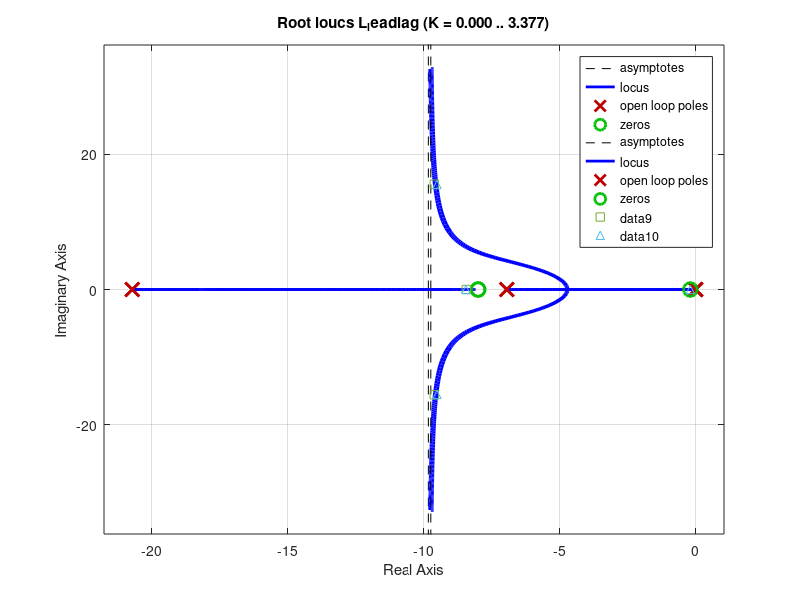
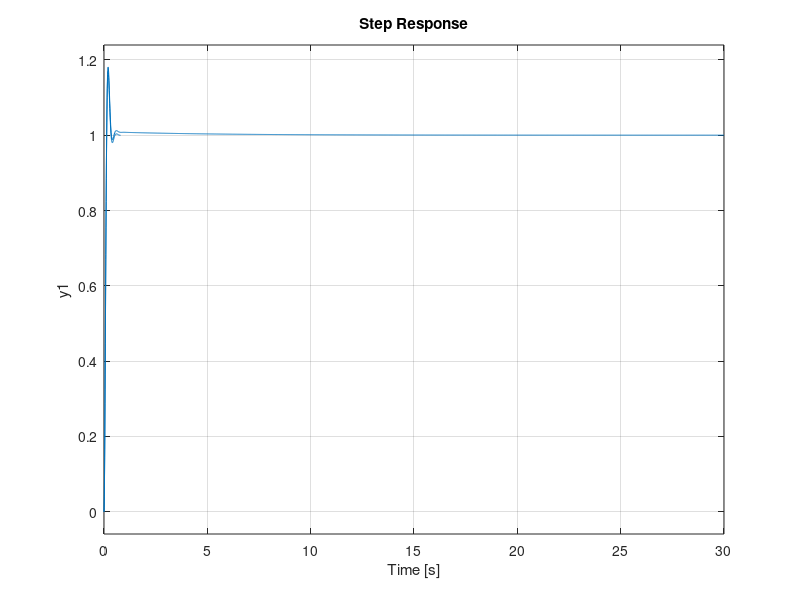
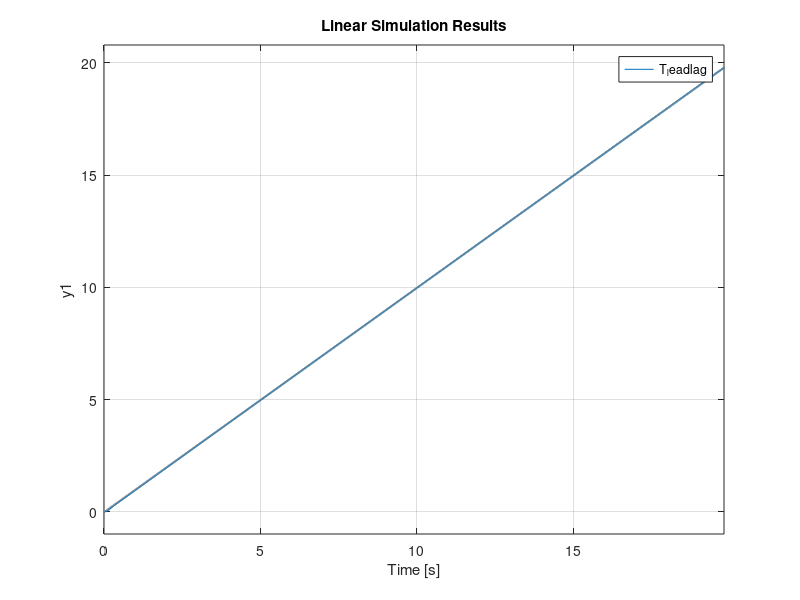
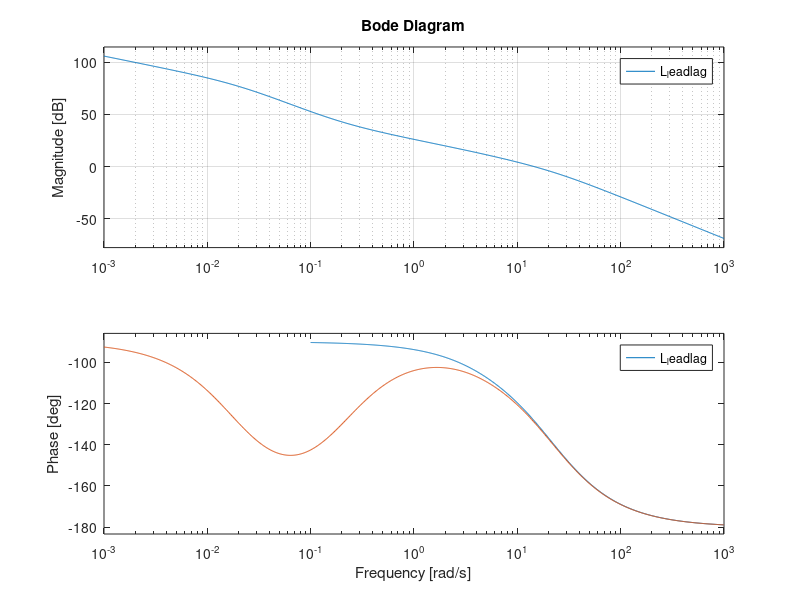

Recreate these plots in MATLAB, in order.
clear variables; clear global; close all;
%% EXP1.1; DESIGN PHASE LEAD COMPENSATOR
% AVERAGE TAU_M AND ALPHA VALUES FROM LAB 2
tau_m = (0.133 + 0.155)/2;
A = (25.877 + 30.303)/2;
% CREATE SYSTEM FROM VALUES
sysG = tf(1, [1,1/tau_m,0]);
polesG = pole(sysG); % DETERMINE POLES OF THE SYSTEM

% DESIGN REQUIREMENTS
po = 20;
settle_time = 0.5;

% CALCULATE REAL PART OF DESIRED ROOT LOCUS USING 2ND-ORDER SYS APPROXIMATION
sigma = 4 / settle_time;
% CALCULATE ZETA USING PERCENT OVERSHOOT
zeta = -log(po/100)/sqrt(pi^2 + log(po/100)^2);
phi = acos(zeta); % DETERMINE ANGLE FROM ZETA
omega = sigma * tan(phi); % CALCULATE IMAGINARY PART OF DESIRED ROOT LOCUS

poles_rlocus = [(-sigma + omega*1j) (-sigma - omega*1j)];
s0 = poles_rlocus(1); % PICK POSITIVE IMAGINARY ROOT FOR CALCULATIONS

% PLACE ZERO UNDER ROOT LOCUS
z = sigma;

% PHASE CONDITION
% DETERMINE PHASE CONTRIBUTIONS FROM POLES OF PLANT
phase0 = rad2deg(atan2(imag(s0) - imag(polesG(1)), real(s0) - real(polesG(1))));
phase1 = rad2deg(atan2(imag(s0) - imag(polesG(2)), real(s0) - real(polesG(2))));
angle_G = -phase0  - phase1;

% DETERMINE REQUIRED PHASE CONTRIBUTION FROM CONTROLLER; DETERMINE POSITION OF POLE
angle_Gc = 180 - angle_G - 360; 
angle_Gc_pole = 90 - angle_Gc;
p = (sigma - omega*tan(angle_Gc_pole));

% PLACE ZEROS AND POLES FOR CONTROLLER AT -Z AND -P
Gc_zero = -z;
Gc_pole = -p;

% MAGNITUDE CONDITION
% DETERMINE MAGNITUDE CONTRIBUTIONS FROM POLES AND ZEROS
mag_poles = norm(s0 - polesG(1)) * norm(s0 - polesG(2)) * norm(s0 - Gc_pole);
mag_zeros = omega;

kG = A/tau_m; % PLANT GAIN

% DETERMINE CONTROLLER GAIN FROM MAGNITUDE CONDITION
kc = (1/kG) * (mag_poles/mag_zeros); 

%% EXP1.2; CALCULATE VELOCITY ERROR CONSTANT
kv = (kG * kc * z) / (p/tau_m);

%% REDUCE STEADY STATE ERROR DUE TO STEP DISTRUBANCE BY FACTOR OF 10
zlag = 0.2;
plag = 0.02;
% CHECK ANGLE DIFFERENCE
phase0_lag = rad2deg(atan2(imag(s0) - imag(-zlag), real(s0) - real(-zlag)));
phase1_lag = rad2deg(atan2(imag(s0) - imag(-plag), real(s0) - real(-plag)));
angle_lag = abs(phase0_lag - phase1_lag)

% %% EXP1.3; COMPUTE CLOSED-LOOP TRANSFER FUNCTION T(s)
% sysGc = tf([1,Gc_zero],[1,Gc_pole]); % SYSTEM FOR CONTROLLER
% 
% G = series(sysG, kG); % INTRODUCE PLANT GAIN
% Gc_lead = series(sysGc, kc); % INTRODUCE CONTROLLER GAIN

G = tf(A/tau_m,[1,1/tau_m,0]);
Gc_lead=tf(kc*[1,z],[1,p]);

zlag = 0.2;
plag = zlag/10;

%Construct the transfer function model of the lead-lag compensator
lag_system=tf([1,zlag],[1,plag]);
Gc_leadlag=series(lag_system,Gc_lead);

%Construct the open loop transfer functions
L_lead=series(Gc_lead,G);
L_leadlag=series(Gc_leadlag,G);

%Draw the root locus plots
figure(1)
rlocus(L_lead)
hold on
rlocus(L_leadlag)

%Construct closed loop transfer functions
T_lead=feedback(L_lead,1);
T_leadlag=feedback(L_leadlag,1);

%Determine closed-loop pole positions
cl_poles_lead = pole(T_lead)
cl_poles_leadlag = pole(T_leadlag)

%Plot the closed loop pole positions. Lead with square, lead-lag with
%triangle
plot(real(cl_poles_lead),imag(cl_poles_lead),'s');
plot(real(cl_poles_leadlag),imag(cl_poles_leadlag),'^')

%Calculate the step responses
figure(2)
step(T_lead)
hold on
step(T_leadlag)

%Calculate the ramp responses
figure(3)
[maxpole,index_maxpole]=max(real(cl_poles_leadlag));
Tmax=4/abs(maxpole);
tvec=0:0.01:Tmax;
input_vec=tvec;
lsim(T_lead,input_vec,tvec)
hold on
lsim(T_leadlag,input_vec,tvec)

%Draw the Bode diagrams
figure
bode(L_lead)
hold on
bode(L_leadlag)
grid

%Construct the closed-loop transfer function from disturbances to output
disturbance_TF_lead = feedback(G,Gc_lead);
disturbance_TF_leadlag=feedback(G,Gc_leadlag);

%Calculate disturbance transfer functions
figure
step(disturbance_TF_lead,50);
hold on
step(disturbance_TF_leadlag,50);
grid
